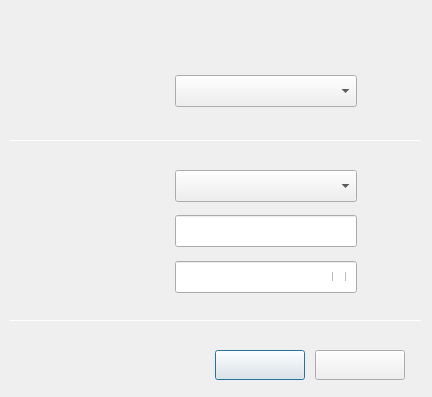
<?xml version="1.0" encoding="UTF-8"?>
<ui version="4.0">
 <class>DlgHideWifiWpa</class>
 <widget class="QDialog" name="DlgHideWifiWpa">
  <property name="geometry">
   <rect>
    <x>0</x>
    <y>0</y>
    <width>432</width>
    <height>397</height>
   </rect>
  </property>
  <property name="windowTitle">
   <string>Connect to Hidden Wi-Fi Network</string>
  </property>
  <widget class="QLabel" name="lbNetName">
   <property name="geometry">
    <rect>
     <x>76</x>
     <y>221</y>
     <width>90</width>
     <height>20</height>
    </rect>
   </property>
   <property name="font">
    <font>
     <pointsize>10</pointsize>
    </font>
   </property>
   <property name="text">
    <string/>
   </property>
  </widget>
  <widget class="QLabel" name="lbSecurity">
   <property name="geometry">
    <rect>
     <x>76</x>
     <y>176</y>
     <width>90</width>
     <height>20</height>
    </rect>
   </property>
   <property name="font">
    <font>
     <pointsize>10</pointsize>
    </font>
   </property>
   <property name="text">
    <string/>
   </property>
  </widget>
  <widget class="QPushButton" name="btnCancel">
   <property name="geometry">
    <rect>
     <x>215</x>
     <y>350</y>
     <width>90</width>
     <height>30</height>
    </rect>
   </property>
   <property name="font">
    <font>
     <pointsize>10</pointsize>
    </font>
   </property>
   <property name="text">
    <string/>
   </property>
  </widget>
  <widget class="QComboBox" name="cbxConn">
   <property name="geometry">
    <rect>
     <x>175</x>
     <y>75</y>
     <width>182</width>
     <height>32</height>
    </rect>
   </property>
   <property name="font">
    <font>
     <pointsize>10</pointsize>
    </font>
   </property>
   <property name="styleSheet">
    <string notr="true"/>
   </property>
  </widget>
  <widget class="QCheckBox" name="checkBoxPwd">
   <property name="geometry">
    <rect>
     <x>332</x>
     <y>272</y>
     <width>18</width>
     <height>9</height>
    </rect>
   </property>
   <property name="font">
    <font>
     <pointsize>10</pointsize>
    </font>
   </property>
   <property name="text">
    <string/>
   </property>
  </widget>
  <widget class="QLabel" name="lbPassword">
   <property name="geometry">
    <rect>
     <x>76</x>
     <y>266</y>
     <width>90</width>
     <height>20</height>
    </rect>
   </property>
   <property name="font">
    <font>
     <pointsize>10</pointsize>
    </font>
   </property>
   <property name="text">
    <string/>
   </property>
  </widget>
  <widget class="QComboBox" name="cbxSecurity">
   <property name="geometry">
    <rect>
     <x>175</x>
     <y>170</y>
     <width>182</width>
     <height>32</height>
    </rect>
   </property>
   <property name="font">
    <font>
     <pointsize>10</pointsize>
    </font>
   </property>
   <property name="styleSheet">
    <string notr="true"/>
   </property>
  </widget>
  <widget class="QLineEdit" name="lePassword">
   <property name="geometry">
    <rect>
     <x>175</x>
     <y>261</y>
     <width>182</width>
     <height>32</height>
    </rect>
   </property>
   <property name="font">
    <font>
     <pointsize>10</pointsize>
    </font>
   </property>
   <property name="echoMode">
    <enum>QLineEdit::Password</enum>
   </property>
  </widget>
  <widget class="QPushButton" name="btnConnect">
   <property name="geometry">
    <rect>
     <x>315</x>
     <y>350</y>
     <width>90</width>
     <height>30</height>
    </rect>
   </property>
   <property name="font">
    <font>
     <pointsize>10</pointsize>
    </font>
   </property>
   <property name="text">
    <string/>
   </property>
  </widget>
  <widget class="QLabel" name="lbConn">
   <property name="geometry">
    <rect>
     <x>76</x>
     <y>80</y>
     <width>90</width>
     <height>20</height>
    </rect>
   </property>
   <property name="font">
    <font>
     <pointsize>10</pointsize>
    </font>
   </property>
   <property name="layoutDirection">
    <enum>Qt::LeftToRight</enum>
   </property>
   <property name="text">
    <string/>
   </property>
  </widget>
  <widget class="QLineEdit" name="leNetName">
   <property name="geometry">
    <rect>
     <x>175</x>
     <y>215</y>
     <width>182</width>
     <height>32</height>
    </rect>
   </property>
   <property name="font">
    <font>
     <pointsize>10</pointsize>
    </font>
   </property>
  </widget>
  <widget class="QLabel" name="lbBoder">
   <property name="geometry">
    <rect>
     <x>0</x>
     <y>0</y>
     <width>432</width>
     <height>397</height>
    </rect>
   </property>
   <property name="text">
    <string/>
   </property>
  </widget>
  <widget class="QLabel" name="lbLeftupTitle">
   <property name="geometry">
    <rect>
     <x>30</x>
     <y>30</y>
     <width>240</width>
     <height>22</height>
    </rect>
   </property>
   <property name="text">
    <string/>
   </property>
  </widget>
  <widget class="Line" name="lineUp">
   <property name="geometry">
    <rect>
     <x>10</x>
     <y>140</y>
     <width>412</width>
     <height>1</height>
    </rect>
   </property>
   <property name="orientation">
    <enum>Qt::Horizontal</enum>
   </property>
  </widget>
  <widget class="Line" name="lineDown">
   <property name="geometry">
    <rect>
     <x>10</x>
     <y>320</y>
     <width>412</width>
     <height>1</height>
    </rect>
   </property>
   <property name="orientation">
    <enum>Qt::Horizontal</enum>
   </property>
  </widget>
  <zorder>lbBoder</zorder>
  <zorder>lePassword</zorder>
  <zorder>lbNetName</zorder>
  <zorder>lbSecurity</zorder>
  <zorder>btnCancel</zorder>
  <zorder>cbxConn</zorder>
  <zorder>checkBoxPwd</zorder>
  <zorder>lbPassword</zorder>
  <zorder>cbxSecurity</zorder>
  <zorder>btnConnect</zorder>
  <zorder>lbConn</zorder>
  <zorder>leNetName</zorder>
  <zorder>lbLeftupTitle</zorder>
  <zorder>lineUp</zorder>
  <zorder>lineDown</zorder>
 </widget>
 <resources/>
 <connections/>
</ui>
